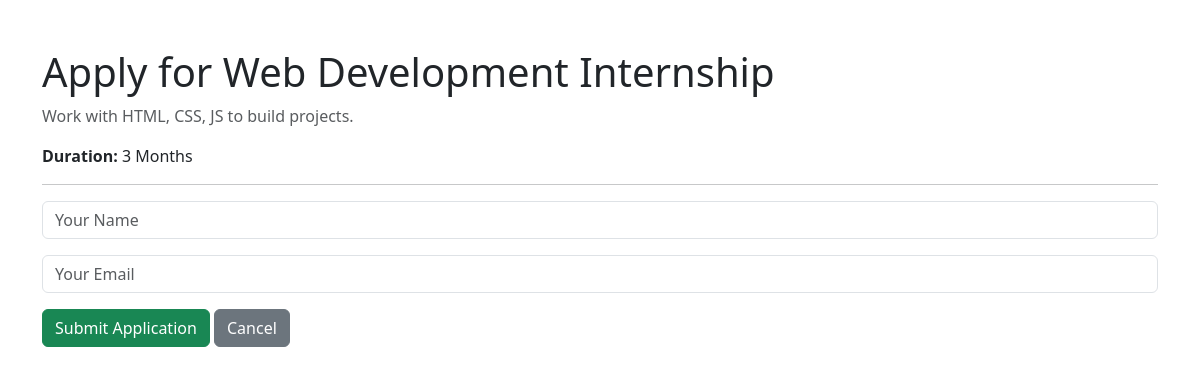
Page /apply.php?id=1 on the committed database.
### tables this page shows
CREATE TABLE internships (
  id INT AUTO_INCREMENT PRIMARY KEY,
  title VARCHAR(100),
  description TEXT,
  duration VARCHAR(50)
);

### apply.php (the view, shortened to what this page needs)
<?php
require 'includes/db.php';
$id = (int)$_GET['id'];
$stmt = $conn->prepare("SELECT * FROM internships WHERE id=:id");
$stmt->execute([':id'=>$id]);
$internship = $stmt->fetch();
?>
<!DOCTYPE html>
<html>
<head>
  <link rel="stylesheet" href="https://cdn.jsdelivr.net/npm/bootstrap@5.3.0/dist/css/bootstrap.min.css">
</head>
<body class="container py-5">
  <h1>Apply for <?= htmlspecialchars($internship['title']) ?></h1>
  <p class="text-muted"><?= htmlspecialchars($internship['description']) ?></p>
  <p><strong>Duration:</strong> <?= htmlspecialchars($internship['duration']) ?></p>
  <hr>
  <form action="submit_application.php" method="post">
    <div class="mb-3"><input class="form-control" name="name" placeholder="Your Name" required></div>
    <div class="mb-3"><input class="form-control" type="email" name="email" placeholder="Your Email" required></div>
    <button class="btn btn-success">Submit Application</button>
    <a href="index.php" class="btn btn-secondary">Cancel</a>
  </form>
</body>
</html>

### rows in the picture
internships: title "Web Development Internship", description "Work with HTML, CSS, JS to build projects.", duration "3 Months"
